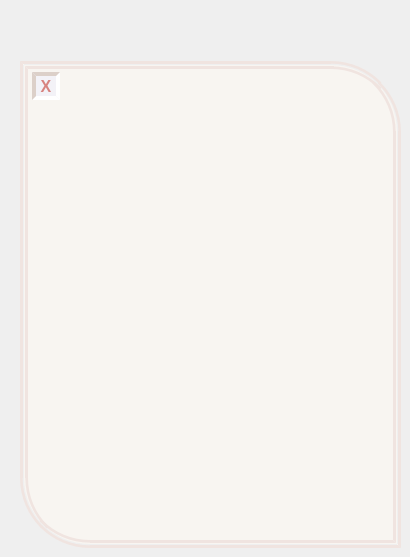
       <widget class="QWidget" name="afficheplusInvl">
        <property name="styleSheet">
         <string notr="true">#afficheplusInvl{ background: #fbf9f9;}
</string>
        </property>
        <attribute name="title">
         <string>Page</string>
        </attribute>
        <widget class="QFrame" name="affichimage_inv">
         <property name="geometry">
          <rect>
           <x>20</x>
           <y>61</y>
           <width>381</width>
           <height>487</height>
          </rect>
         </property>
         <property name="styleSheet">
          <string notr="true">#affichimage_inv{background:#f8f5f1;border:8px double #f0e4e0;  border-top-right-radius: 70px;   border-bottom-left-radius: 70px;}
#closeaffiche_image_inv{
color:#d7837f;
border: 4px inset #dcd0c9;
border-radius: 15px;
background: #f3f2f7;
}
#closeaffiche_image_inv:hover{
border: 4px outset #dcd0c9;
background: #f0e4e0;
}
#closeaffiche_image_inv:pressed{
border: 4px inset #dcd0c9;
background: #f6f1f7;
}</string>
         </property>
         <property name="frameShape">
          <enum>QFrame::StyledPanel</enum>
         </property>
         <property name="frameShadow">
          <enum>QFrame::Raised</enum>
         </property>
         <widget class="QLabel" name="affiche_image_inv">
          <property name="geometry">
           <rect>
            <x>45</x>
            <y>99</y>
            <width>300</width>
            <height>300</height>
           </rect>
          </property>
          <property name="styleSheet">
           <string notr="true"/>
          </property>
          <property name="text">
           <string/>
          </property>
         </widget>
         <widget class="QPushButton" name="closeaffiche_image_inv">
          <property name="geometry">
           <rect>
            <x>12</x>
            <y>11</y>
            <width>28</width>
            <height>28</height>
           </rect>
          </property>
          <property name="font">
           <font>
            <pointsize>12</pointsize>
            <weight>75</weight>
            <bold>true</bold>
           </font>
          </property>
          <property name="text">
           <string>X</string>
          </property>
         </widget>
        </widget>
       </widget>
